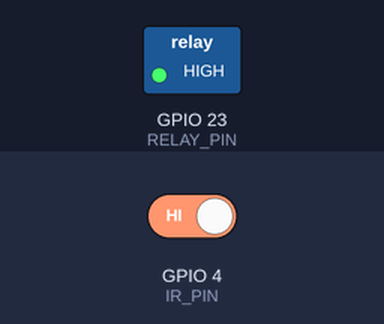
Bench run of a sketch on a simulated ESP32. On the bench: switched loads named in the sketch (green lamp = pin HIGH). The test bench sets the inputs (shaded band); at power-on: GPIO 4 (IR_PIN) HIGH. WiFi joins after 1.5 s; servers stay silent unless stated; uploads are accepted with an empty reply; what the sketch prints to the serial monitor is not drawn.

Above: at 2.7 s.
2.8 s: GPIO 4 (IR_PIN) driven LOW
At 4.8 s:
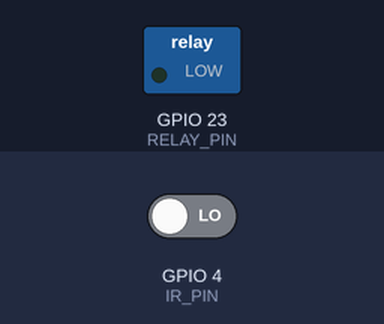
5.4 s: GPIO 4 (IR_PIN) driven HIGH
At 6.6 s:
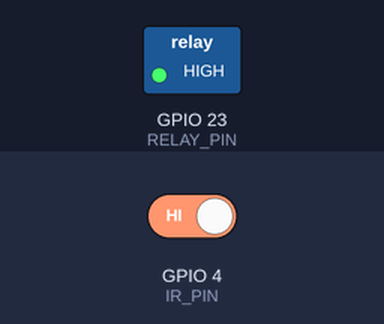
Timing chart, 0 to 8.4 s (numbered marks = the images above; inputs shaded):
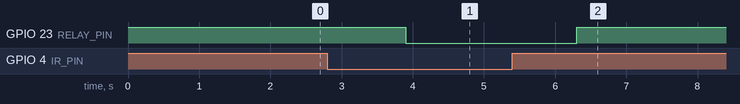

Measured:
- after the input at 2.8 s, GPIO 23 (RELAY_PIN): HIGH → LOW after 1.1 s
- after the input at 5.4 s, GPIO 23 (RELAY_PIN): LOW → HIGH after 0.90 s

The sketch:

ir.ino
```cpp
#include <WiFi.h>
#include <HTTPClient.h>

// WIFI
#define WIFI_SSID       "YOUR_SSID"
#define WIFI_PASS       "YOUR_PASSWORD"

// SENSOR & RELAY
#define IR_PIN          4         // Digital output IR sensor
#define RELAY_PIN       23        // Relay active-low

// SERVER
const char* host = "192.168.1.10";
const int   port = 3000;
const char* device = "ESP32-IR-RELAY";

void kirimData(int irValue, int relayStatus) {
  if (WiFi.status() != WL_CONNECTED) return;

  String json = String("{\"ir\":") + irValue +
                ",\"relayStatus\":" + relayStatus + "}";

  String url = String("http://") + host + ":" + port + "/api/ingest?device=" + device;

  HTTPClient http;
  http.begin(url);
  http.addHeader("Content-Type", "application/json");

  int code = http.POST(json);
  Serial.printf("POST => %d\n", code);
  if (code > 0) Serial.println(http.getString());

  http.end();
}

void setup() {
  Serial.begin(115200);

  pinMode(IR_PIN, INPUT);
  pinMode(RELAY_PIN, OUTPUT);
  digitalWrite(RELAY_PIN, HIGH); // Relay OFF (active-low)

  WiFi.begin(WIFI_SSID, WIFI_PASS);
  Serial.print("Connecting");
  while (WiFi.status() != WL_CONNECTED) {
    Serial.print(".");
    delay(300);
  }
  Serial.println("\nWiFi connected");
}

void loop() {
  int irValue = digitalRead(IR_PIN);
  // IR sensor: LOW = benda terdeteksi, HIGH = tidak ada benda

  Serial.printf("Nilai IR: %d\n", irValue);

  if (irValue == LOW) {
    digitalWrite(RELAY_PIN, LOW);   // Relay ON
    Serial.println("Benda terdeteksi, relay ON");
  } else {
    digitalWrite(RELAY_PIN, HIGH);  // Relay OFF
    Serial.println("Tidak ada benda, relay OFF");
  }

  int relayStatus = (digitalRead(RELAY_PIN) == LOW) ? 1 : 0;

  kirimData(irValue, relayStatus);

  delay(1000);
}
```
